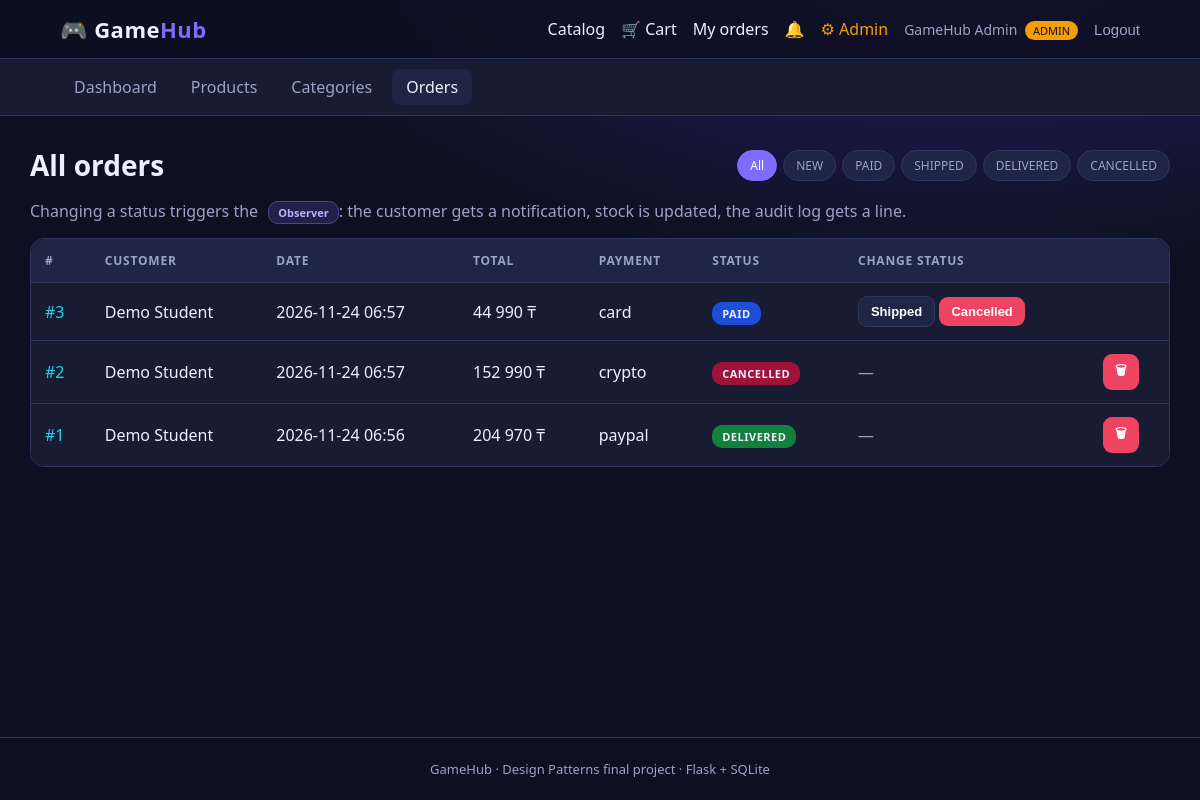
Page /admin/orders (signed in) on the committed database.
### tables this page shows
CREATE TABLE users (
    id            INTEGER PRIMARY KEY AUTOINCREMENT,
    username      TEXT    NOT NULL UNIQUE,
    password_hash TEXT    NOT NULL,
    full_name     TEXT    NOT NULL,
    role          TEXT    NOT NULL DEFAULT 'customer' CHECK (role IN ('admin', 'customer')),
    created_at    TEXT    NOT NULL DEFAULT (datetime('now'))
);

CREATE TABLE orders (
    id              INTEGER PRIMARY KEY AUTOINCREMENT,
    user_id         INTEGER NOT NULL REFERENCES users(id) ON DELETE RESTRICT,
    status          TEXT    NOT NULL DEFAULT 'NEW'
                    CHECK (status IN ('NEW', 'PAID', 'SHIPPED', 'DELIVERED', 'CANCELLED')),
    delivery_method TEXT    NOT NULL,
    delivery_cost   REAL    NOT NULL DEFAULT 0,
    subtotal        REAL    NOT NULL,
    total           REAL    NOT NULL,
    address         TEXT    NOT NULL DEFAULT '',
    created_at      TEXT    NOT NULL DEFAULT (datetime('now'))
);

CREATE TABLE payments (
    id             INTEGER PRIMARY KEY AUTOINCREMENT,
    order_id       INTEGER NOT NULL REFERENCES orders(id) ON DELETE CASCADE,
    method         TEXT    NOT NULL,
    amount         REAL    NOT NULL CHECK (amount >= 0),
    fee            REAL    NOT NULL DEFAULT 0,
    transaction_id TEXT    NOT NULL,
    status         TEXT    NOT NULL DEFAULT 'SUCCESS',
    created_at     TEXT    NOT NULL DEFAULT (datetime('now'))
);

### controllers/admin_controller.py (the view)
@admin_bp.route("/orders")
@admin_required
def orders():
    status = request.args.get("status") or None
    if status and status not in STATUSES:
        status = None
    return render_template("admin/orders.html", orders=order_service().get_all(status),
                           statuses=STATUSES, current=status)

### controllers/helpers.py (called while the page is built)
def current_user():
    user_id = session.get("user_id")
    return UserRepository().get(user_id) if user_id else None

def admin_required(view):
    @wraps(view)
    def wrapper(*args, **kwargs):
        user = current_user()
        if user is None:
            return redirect(url_for("auth.login", next=request.path))
        if not user.is_admin:
            abort(403, description="Only administrators can open this page.")
        return view(*args, **kwargs)
    return wrapper

def order_service():
    return current_app.extensions["gamehub"]["order_service"]

### models/entities.py (called while the page is built)
    @property
    def is_admin(self) -> bool:
        return self.role == "admin"

### patterns/singleton_database.py (called while the page is built)
    def __new__(cls, db_path=None):
        if cls._instance is None:
            with cls._lock:
                if cls._instance is None:
                    instance = super().__new__(cls)
                    instance.db_path = str(db_path or BASE_DIR / "gamehub.db")
                    cls._instance = instance
        return cls._instance

    def connect(self) -> sqlite3.Connection:
        conn = sqlite3.connect(self.db_path)
        conn.row_factory = sqlite3.Row
        conn.execute("PRAGMA foreign_keys = ON")
        return conn

    @contextmanager
    def transaction(self):
        conn = self.connect()
        try:
            yield conn
            conn.commit()
        except Exception:
            conn.rollback()
            raise
        finally:
            conn.close()

### repositories/repositories.py (called while the page is built)
    @property
    def db(self) -> Database:
        return self._db or Database()

    @staticmethod
    def _to_model(row):
        return User(row["id"], row["username"], row["full_name"], row["role"], row["password_hash"])

    def get(self, user_id):
        with self.db.transaction() as conn:
            row = conn.execute("SELECT * FROM users WHERE id = ?", (user_id,)).fetchone()
        return self._to_model(row) if row else None

    @staticmethod
    def _to_model(row):
        return Order(row["id"], row["user_id"], row["status"], row["delivery_method"],
                     row["delivery_cost"], row["subtotal"], row["total"], row["address"],
                     row["created_at"], row["customer_name"])

    def unread_count(self, user_id):
        with self.db.transaction() as conn:
            return conn.execute("SELECT COUNT(*) FROM notifications WHERE user_id = ? AND is_read = 0",
                                (user_id,)).fetchone()[0]

### services/order_service.py (called while the page is built)
    def get_all(self, status=None):
        return self.orders.get_all(status or None)

### templates/admin/orders.html (shortened to what this page needs)
{% extends "base.html" %}
{% block content %}
<div class="page-head">
    <h1>All orders</h1>
    <div class="chips">
        <a href="{{ url_for('admin.orders') }}" class="chip {{ 'on' if not current }}">All</a>
        {% for s in statuses %}<a href="{{ url_for('admin.orders', status=s) }}" class="chip {{ 'on' if current == s }}">{{ s }}</a>{% endfor %}
    </div>
</div>
<p class="muted">Changing a status triggers the <span class="pattern">Observer</span>: the customer gets a notification, stock is updated, the audit log gets a line.</p>
<div class="table-wrap">
<table>
    <thead><tr><th>#</th><th>Customer</th><th>Date</th><th>Total</th><th>Payment</th><th>Status</th><th>Change status</th><th></th></tr></thead>
    <tbody>
    {% for o in orders %}
    <tr>
        <td><a href="{{ url_for('orders.detail', order_id=o.id) }}">#{{ o.id }}</a></td>
        <td>{{ o.customer_name }}</td>
        <td>{{ o.created_at[:16] }}</td>
        <td>{{ o.total|money }}</td>
        <td>{{ o.payment.method if o.payment else '—' }}</td>
        <td><span class="status {{ o.status|lower }}">{{ o.status }}</span></td>
        <td>
            {% set next = {'NEW': ['CANCELLED'], 'PAID': ['SHIPPED', 'CANCELLED'], 'SHIPPED': ['DELIVERED']}.get(o.status, []) %}
            {% for s in next %}
            <form method="POST" action="{{ url_for('admin.change_status', order_id=o.id) }}" class="inline">
                <button class="btn small {{ 'danger' if s == 'CANCELLED' else 'ghost' }}">{{ s|capitalize }}</button>
            </form>
            {% else %}<span class="muted">—</span>{% endfor %}
        </td>
        <td>
            {% if o.status in ('CANCELLED', 'DELIVERED') %}
            <form method="POST" action="{{ url_for('admin.delete_order', order_id=o.id) }}" onsubmit="return confirm('Delete order #{{ o.id }}?');">
                <button class="btn danger small">🗑</button>
            </form>
            {% endif %}
        </td>
    </tr>
    {% else %}
    <tr><td colspan="8" class="muted">No orders.</td></tr>
    {% endfor %}
    </tbody>
</table>
</div>
{% endblock %}

### templates/base.html (shortened to what this page needs)
<!DOCTYPE html>
<html lang="en">
<head>
    <link rel="stylesheet" href="{{ url_for('static', filename='style.css') }}">
</head>
<body>
<header class="topbar">
    <a class="logo" href="{{ url_for('shop.catalog') }}">🎮 Game<span>Hub</span></a>
    <nav>
        <a href="{{ url_for('shop.catalog') }}">Catalog</a>
        <a href="{{ url_for('shop.view_cart') }}" class="pill-link">🛒 Cart{% if cart_count %} <span class="count">{{ cart_count }}</span>{% endif %}</a>
        {% if user %}
            <a href="{{ url_for('orders.my_orders') }}">My orders</a>
            <a href="{{ url_for('orders.inbox') }}" class="pill-link">🔔{% if unread %} <span class="count hot">{{ unread }}</span>{% endif %}</a>
            {% if user.is_admin %}<a href="{{ url_for('admin.dashboard') }}" class="admin-link">⚙ Admin</a>{% endif %}
            <span class="user">{{ user.full_name }} <span class="role {{ user.role }}">{{ user.role }}</span></span>
            <form method="POST" action="{{ url_for('auth.logout') }}" class="inline">
                <button class="link-btn">Logout</button>
            </form>
        {% else %}
            <a href="{{ url_for('auth.login') }}">Login</a>
            <a href="{{ url_for('auth.register') }}" class="btn small">Sign up</a>
        {% endif %}
    </nav>
</header>
{% if user and user.is_admin and request.blueprint == 'admin' %}
<div class="subnav">
    <a href="{{ url_for('admin.dashboard') }}" class="{{ 'on' if request.endpoint == 'admin.dashboard' }}">Dashboard</a>
    <a href="{{ url_for('admin.products') }}" class="{{ 'on' if 'product' in request.endpoint }}">Products</a>
    <a href="{{ url_for('admin.categories') }}" class="{{ 'on' if 'categor' in request.endpoint }}">Categories</a>
    <a href="{{ url_for('admin.orders') }}" class="{{ 'on' if 'order' in request.endpoint }}">Orders</a>
</div>
{% endif %}
<main class="container">
    {% block content %}{% endblock %}
</main>
<footer>GameHub · Design Patterns final project · Flask + SQLite</footer>
</body>
</html>

### static/style.css (style rules this page uses)
:root { --bg: #0d1020; --surface: #171c33; --surface-2: #1f2645; --border: #2d3660; --text: #eef0ff; --muted: #9aa3c7; --accent: #7c6cff; --accent-2: #22d3ee; --success: #22c55e; --warning: #f59e0b; --danger: #ef4461; --radius: 14px; }
* { box-sizing: border-box; }
body { margin: 0; font-family: "Segoe UI", Inter, Arial, sans-serif; background: radial-gradient(1200px 600px at 80% -10%, #2a1f6b 0%, transparent 60%), var(--bg); color: var(--text); min-height: 100vh; display: flex; flex-direction: column; }
a { color: var(--accent-2); text-decoration: none; }
h1 { font-size: 28px; margin: 0 0 18px; }
.topbar { position: sticky; top: 0; z-index: 10; display: flex; justify-content: space-between; align-items: center; flex-wrap: wrap; gap: 12px; padding: 14px 5%; background: rgba(13, 16, 32, 0.85); backdrop-filter: blur(8px); border-bottom: 1px solid var(--border); }
.logo { font-size: 22px; font-weight: 800; color: var(--text); letter-spacing: .5px; }
.logo span { color: var(--accent); }
nav { display: flex; align-items: center; gap: 16px; flex-wrap: wrap; }
nav a { color: var(--text); }
.admin-link { color: var(--warning) !important; }
.user { color: var(--muted); font-size: 14px; }
.role { font-size: 11px; padding: 2px 8px; border-radius: 10px; margin-left: 4px; text-transform: uppercase; }
.role.admin { background: var(--warning); color: #1a1200; }
.link-btn { background: none; border: none; color: var(--muted); cursor: pointer; font-size: 15px; padding: 0; }
.subnav { display: flex; gap: 6px; padding: 10px 5%; background: var(--surface); border-bottom: 1px solid var(--border); }
.subnav a { padding: 7px 14px; border-radius: 8px; color: var(--muted); }
.subnav a.on, .subnav a:hover { background: var(--surface-2); color: var(--text); text-decoration: none; }
.container { width: 100%; max-width: 1180px; margin: 30px auto; padding: 0 20px; flex: 1; }
footer { text-align: center; color: var(--muted); font-size: 13px; padding: 22px; border-top: 1px solid var(--border); }
.muted { color: var(--muted); }
.small { font-size: 13px; }
.page-head { display: flex; justify-content: space-between; align-items: center; flex-wrap: wrap; gap: 12px; margin-bottom: 14px; }
.page-head h1 { margin: 0; }
.inline { display: inline; }
.pattern { font-size: 11px; font-weight: 600; vertical-align: middle; padding: 3px 9px; border-radius: 10px; margin-left: 6px; background: rgba(124, 108, 255, .18); color: #b9b0ff; border: 1px solid rgba(124, 108, 255, .45); }
form { margin: 0; }
.btn { display: inline-block; border: none; cursor: pointer; font-size: 15px; font-weight: 600; padding: 11px 18px; border-radius: 9px; color: white; background: linear-gradient(135deg, var(--accent), #5b4dff); white-space: nowrap; }
.btn.small { padding: 7px 12px; font-size: 13px; }
.btn.ghost { background: var(--surface-2); border: 1px solid var(--border); }
.btn.danger { background: var(--danger); }
.table-wrap { overflow-x: auto; border-radius: var(--radius); border: 1px solid var(--border); }
table { width: 100%; border-collapse: collapse; background: var(--surface); }
th, td { padding: 13px 14px; text-align: left; border-bottom: 1px solid var(--border); vertical-align: middle; }
th { background: var(--surface-2); color: var(--muted); font-size: 12px; text-transform: uppercase; letter-spacing: .8px; }
tbody tr:last-child td { border-bottom: none; }
.status { font-size: 11px; font-weight: 700; padding: 4px 10px; border-radius: 10px; letter-spacing: .5px; vertical-align: middle; }
.status.paid { background: #1d4ed8; }
.status.delivered { background: #15803d; }
.status.cancelled { background: #9f1239; }
.chips { display: flex; gap: 6px; flex-wrap: wrap; }
.chip { padding: 6px 12px; border-radius: 20px; font-size: 12px; background: var(--surface-2); color: var(--muted); border: 1px solid var(--border); }
.chip.on { background: var(--accent); color: white; border-color: var(--accent); }

### rows in the picture
users: full_name "GameHub Admin", role "ADMIN"
orders: id "3", customer_name "Demo Student", created_at "2026-11-24 06:57", total "44 990 ₸", payment "card", status "PAID", next "Shipped" "Cancelled"
orders: id "2", customer_name "Demo Student", created_at "2026-11-24 06:57", total "152 990 ₸", payment "crypto", status "CANCELLED"
orders: id "1", customer_name "Demo Student", created_at "2026-11-24 06:56", total "204 970 ₸", payment "paypal", status "DELIVERED"

### other values in the picture
{{ s }} "NEW" "PAID" "SHIPPED" "DELIVERED" "CANCELLED"
